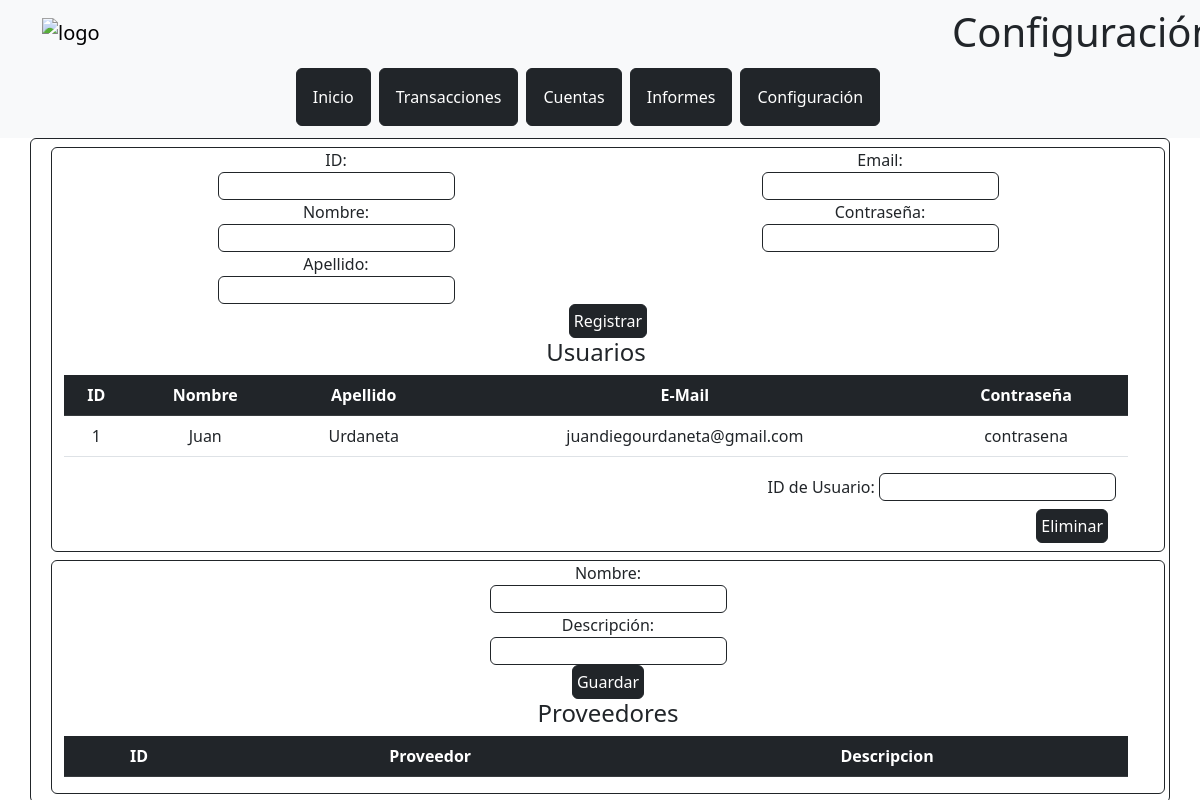
Before: /config with the older database file.
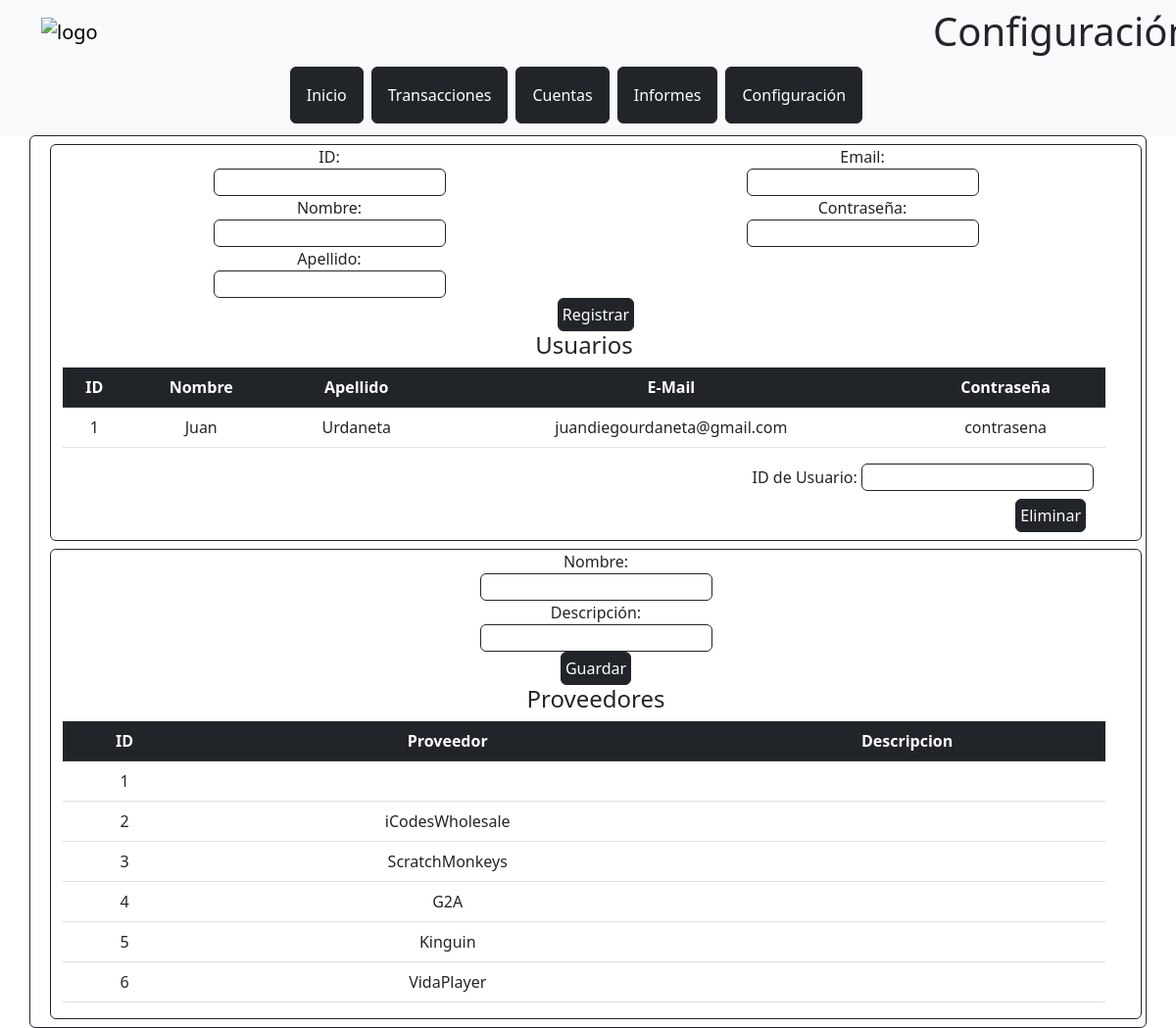
After: the same page with the newer database file.
### tables this page shows
CREATE TABLE usuarios (id INTEGER PRIMARY KEY, nombre TEXT, apellido TEXT, email TEXT, contrasena CHAR);

CREATE TABLE proveedores (id INTEGER PRIMARY KEY, proveedor TEXT, proveedor_descripcion TEXT);

### app.py (the view)
@app.route('/config')
def config():
   con = sqlite3.connect("database_contabilidad.db")
   cursor = con.cursor()
   cursor.execute("SELECT * FROM proveedores")
   data_proveedores = cursor.fetchall()
   cursor.execute("SELECT * FROM usuarios")
   data_usuarios = cursor.fetchall()
   con.close()
   return render_template("config.html", data_proveedores=data_proveedores, data_usuarios=data_usuarios)

### templates/config.html (shortened to what this page needs)
<!DOCTYPE html>
<html lang="en">
<head>
    <link href="https://cdn.jsdelivr.net/npm/bootstrap@5.3.0-alpha1/dist/css/bootstrap.min.css" rel="stylesheet">
    <link rel="stylesheet" href="{{ url_for('static', filename='css/style.css') }}">
</head>
<body>
    <nav class="navbar navbar-light bg-light">
        <div class="container row">
            <div class="col-10">
                <a class="navbar-brand" href="/">
                    <img src="/static/img/logo.png" width="340" alt="logo" style="margin-top: -60px; margin-bottom: -50px; margin-left: 30px;">
                </a>
            </div>
            <div class="col-2">
                <h1 style="text-align: right; padding-left: 10px;">Configuración</h1>
            </div>
        </div>
        <div class="row" style="width: 100%;">
            <div class="button-container">
                <button class="btn btn-dark m-1 p-3" onclick="location.href='/'">Inicio</button>
                <button class="btn btn-dark m-1 p-3" onclick="location.href='/transacciones'">Transacciones</button>
                <button class="btn btn-dark m-1 p-3" onclick="location.href='/cuentas'">Cuentas</button>
                <button class="btn btn-dark m-1 p-3" onclick="location.href='/informes'">Informes</button>
                <button class="btn btn-dark m-1 p-3" onclick="location.href='/config'">Configuración</button>
            </div>
        </div>
    </nav>
    <div class="container rounded border border-dark">
        <div class="container rounded border border-dark text-center m-2 row">
            <form action="/ingresar_datos" method="POST">
                <div class="row">
                    <div class="col">
                        <label for="id">ID:</label><br>
                        <input type="number" name="id" class="rounded border border-dark" required>
                        <br>
                        <label for="nombre">Nombre:</label><br>
                        <input type="text" name="nombre" class="rounded border border-dark" required>
                        <br>
                        <label for="apellido">Apellido:</label><br>
                        <input type="text" name="apellido" class="rounded border border-dark" required>
                    </div>
                    <div class="col">
                        <label for="email">Email:</label><br>
                        <input type="text" name="email" class="rounded border border-dark">
                        <br>
                        <label for="contrasena">Contraseña:</label><br>
                        <input type="text" name="contrasena" class="rounded border border-dark" required>
                    </div>
                </div>
                <input type="submit" value="Registrar" class="p-1 btn btn-dark">
            </form>
            <div class="container text-center row">
                <h4 class="text-center">Usuarios</h4>
                <table class="table table-hover mx-auto">
                    <tr class="table-dark">
                    <th scope="col">ID</th>
                    <th scope="col">Nombre</th>
                    <th scope="col">Apellido</th>
                    <th scope="col">E-Mail</th>
                    <th scope="col">Contraseña</th>
                    </tr>
                    {% for row in data_usuarios %}
                    <tr>
                    <td>{{ row[0] }}</td>
                    <td>{{ row[1] }}</td>
                    <td>{{ row[2] }}</td>
                    <td>{{ row[3] }}</td>
                    <td>{{ row[4] }}</td>
                    </tr>
                    {% endfor %}
                </table>
            </div>
            <div class="row" style="text-align: right; padding-left: 10px;">
                <form action="/eliminar" method="POST">
                    ID de Usuario:
                    <input type="number" name="id" class="rounded border border-dark" required>
                    <br>
                    <input type="submit" value="Eliminar" class="p-1 m-2 btn btn-dark">
                </form>
            </div>
        </div>
        <div class="container rounded border border-dark text-center m-2 row">
            <form action="/ingresar_proveedor" method="POST">
                <label for="proveedor">Nombre:</label><br>
                <input type="text" id="proveedor" name="proveedor" class="rounded border border-dark">
                <br>
                <label for="proveedor_descripcion">Descripción:</label><br>
                <input type="text" id="proveedor_descripcion" name="proveedor_descripcion" class="rounded border border-dark">
                <br>
                <input type="submit" value="Guardar" class="p-1 btn btn-dark">
            </form>
            <h4 class="ext-center">Proveedores</h4>
            <div class="container text-center row">
                <table class="table table-hover mx-auto">
                    <tr class="table-dark">
                        <th scope="col">ID</th>
                        <th scope="col">Proveedor</th>
                        <th scope="col">Descripcion</th>
                    </tr>
                    {% for row in data_proveedores %}
                    <tr>
                        <td>{{ row[0] }}</td>
                        <td>{{ row[1] }}</td>
                        <td>{{ row[2] }}</td>
                    </tr>
                    {% endfor %}
                </table>
            </div>
        </div>
    </div>
</body>
</html>

### static/css/style.css (style rules this page uses)
.button-container { display: flex; justify-content: center; align-items: center; }

Changed rows visible on the page:
added proveedores: id "1"
added proveedores: id "2", proveedor "iCodesWholesale"
added proveedores: id "3", proveedor "ScratchMonkeys"
added proveedores: id "4", proveedor "G2A"
added proveedores: id "5", proveedor "Kinguin"
added proveedores: id "6", proveedor "VidaPlayer"
